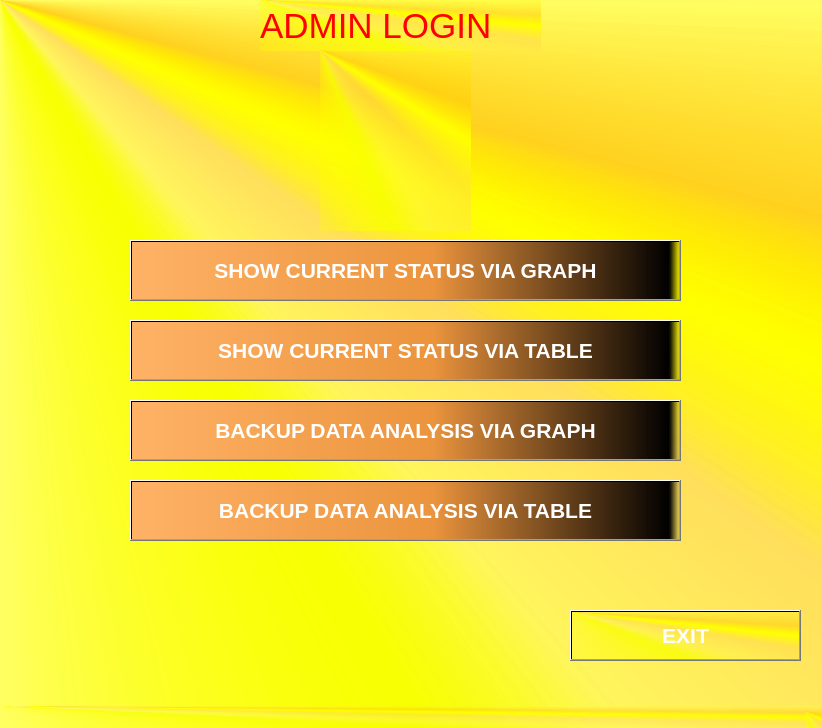
<?xml version="1.0" encoding="UTF-8"?>
<ui version="4.0">
 <class>MainWindow</class>
 <widget class="QMainWindow" name="MainWindow">
  <property name="geometry">
   <rect>
    <x>0</x>
    <y>0</y>
    <width>822</width>
    <height>728</height>
   </rect>
  </property>
  <property name="windowTitle">
   <string>MainWindow</string>
  </property>
  <property name="styleSheet">
   <string notr="true">background-color: qconicalgradient(cx:0, cy:0, angle:135, stop:0 rgba(255, 255, 0, 69), stop:0.375 rgba(255, 255, 0, 69), stop:0.423533 rgba(251, 255, 0, 145), stop:0.45 rgba(247, 255, 0, 208), stop:0.477581 rgba(255, 244, 71, 130), stop:0.518717 rgba(255, 218, 71, 130), stop:0.55 rgba(255, 255, 0, 255), stop:0.57754 rgba(255, 203, 0, 130), stop:0.625 rgba(255, 255, 0, 69), stop:1 rgba(255, 255, 0, 69));</string>
  </property>
  <widget class="QWidget" name="centralwidget">
   <widget class="QLabel" name="label">
    <property name="geometry">
     <rect>
      <x>260</x>
      <y>0</y>
      <width>281</width>
      <height>51</height>
     </rect>
    </property>
    <property name="font">
     <font>
      <family>MS Shell Dlg 2</family>
      <pointsize>26</pointsize>
      <weight>9</weight>
      <italic>false</italic>
      <bold>false</bold>
     </font>
    </property>
    <property name="styleSheet">
     <string notr="true">color: rgb(255, 0, 0);
font: 75 26pt &quot;MS Shell Dlg 2&quot;;
</string>
    </property>
    <property name="text">
     <string>ADMIN LOGIN</string>
    </property>
   </widget>
   <widget class="QPushButton" name="bktable">
    <property name="geometry">
     <rect>
      <x>130</x>
      <y>480</y>
      <width>551</width>
      <height>61</height>
     </rect>
    </property>
    <property name="font">
     <font>
      <pointsize>16</pointsize>
      <weight>75</weight>
      <bold>true</bold>
     </font>
    </property>
    <property name="styleSheet">
     <string notr="true">background-color: qlineargradient(spread:pad, x1:0, y1:0, x2:1, y2:0, stop:0 rgba(255, 178, 102, 255), stop:0.55 rgba(235, 148, 61, 255), stop:0.98 rgba(0, 0, 0, 255), stop:1 rgba(0, 0, 0, 0));
color: rgb(255, 255, 255);</string>
    </property>
    <property name="text">
     <string>BACKUP DATA ANALYSIS VIA TABLE</string>
    </property>
   </widget>
   <widget class="QPushButton" name="exit">
    <property name="geometry">
     <rect>
      <x>570</x>
      <y>610</y>
      <width>231</width>
      <height>51</height>
     </rect>
    </property>
    <property name="font">
     <font>
      <pointsize>16</pointsize>
      <weight>75</weight>
      <bold>true</bold>
     </font>
    </property>
    <property name="styleSheet">
     <string notr="true">background-color: qlineargradient(spread:repeat, x1:0, y1:0, x2:1, y2:0, stop:0 rgba(255, 0, 0, 255), stop:0.17 rgba(255, 0, 0, 255), stop:0.18 rgba(255, 255, 255, 255), stop:0.210212 rgba(255, 255, 255, 255), stop:0.220212 rgba(0, 16, 255, 255), stop:0.279897 rgba(0, 16, 255, 255), stop:0.289897 rgba(255, 255, 255, 255), stop:0.32 rgba(255, 255, 255, 255), stop:0.33 rgba(255, 0, 0, 255), stop:1 rgba(255, 0, 0, 255));
color: rgb(255, 255, 255);</string>
    </property>
    <property name="text">
     <string>EXIT</string>
    </property>
   </widget>
   <widget class="QLabel" name="label_2">
    <property name="geometry">
     <rect>
      <x>320</x>
      <y>50</y>
      <width>151</width>
      <height>181</height>
     </rect>
    </property>
    <property name="text">
     <string/>
    </property>
    <property name="pixmap">
     <pixmap>../../../Downloads/aadarsh/images (7).jpg</pixmap>
    </property>
   </widget>
   <widget class="QPushButton" name="bktable_2">
    <property name="geometry">
     <rect>
      <x>130</x>
      <y>400</y>
      <width>551</width>
      <height>61</height>
     </rect>
    </property>
    <property name="font">
     <font>
      <pointsize>16</pointsize>
      <weight>75</weight>
      <bold>true</bold>
     </font>
    </property>
    <property name="styleSheet">
     <string notr="true">background-color: qlineargradient(spread:pad, x1:0, y1:0, x2:1, y2:0, stop:0 rgba(255, 178, 102, 255), stop:0.55 rgba(235, 148, 61, 255), stop:0.98 rgba(0, 0, 0, 255), stop:1 rgba(0, 0, 0, 0));
color: rgb(255, 255, 255);</string>
    </property>
    <property name="text">
     <string>BACKUP DATA ANALYSIS VIA GRAPH</string>
    </property>
   </widget>
   <widget class="QPushButton" name="bktable_3">
    <property name="geometry">
     <rect>
      <x>130</x>
      <y>320</y>
      <width>551</width>
      <height>61</height>
     </rect>
    </property>
    <property name="font">
     <font>
      <pointsize>16</pointsize>
      <weight>75</weight>
      <bold>true</bold>
     </font>
    </property>
    <property name="styleSheet">
     <string notr="true">background-color: qlineargradient(spread:pad, x1:0, y1:0, x2:1, y2:0, stop:0 rgba(255, 178, 102, 255), stop:0.55 rgba(235, 148, 61, 255), stop:0.98 rgba(0, 0, 0, 255), stop:1 rgba(0, 0, 0, 0));
color: rgb(255, 255, 255);</string>
    </property>
    <property name="text">
     <string>SHOW CURRENT STATUS VIA TABLE</string>
    </property>
   </widget>
   <widget class="QPushButton" name="bktable_4">
    <property name="geometry">
     <rect>
      <x>130</x>
      <y>240</y>
      <width>551</width>
      <height>61</height>
     </rect>
    </property>
    <property name="font">
     <font>
      <pointsize>16</pointsize>
      <weight>75</weight>
      <bold>true</bold>
     </font>
    </property>
    <property name="styleSheet">
     <string notr="true">background-color: qlineargradient(spread:pad, x1:0, y1:0, x2:1, y2:0, stop:0 rgba(255, 178, 102, 255), stop:0.55 rgba(235, 148, 61, 255), stop:0.98 rgba(0, 0, 0, 255), stop:1 rgba(0, 0, 0, 0));
color: rgb(255, 255, 255);</string>
    </property>
    <property name="text">
     <string>SHOW CURRENT STATUS VIA GRAPH</string>
    </property>
   </widget>
  </widget>
  <widget class="QMenuBar" name="menubar">
   <property name="geometry">
    <rect>
     <x>0</x>
     <y>0</y>
     <width>822</width>
     <height>26</height>
    </rect>
   </property>
  </widget>
  <widget class="QStatusBar" name="statusbar"/>
 </widget>
 <resources/>
 <connections/>
</ui>
